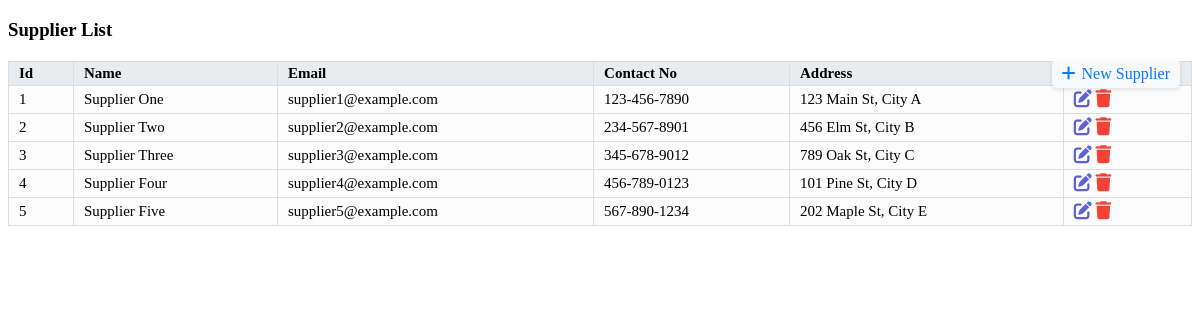
/page/supplier.php, run on the app's committed database.
### tables this page shows
CREATE TABLE supplier (
    id INT AUTO_INCREMENT PRIMARY KEY,
    name VARCHAR(255) NOT NULL,
    email VARCHAR(255) NOT NULL,
    contact_no VARCHAR(255) NOT NULL,
    address VARCHAR(255)
);

### page/supplier.php (the view, shortened to what this page needs)
<?php
include "../php/db.php";
$sql = "SELECT * FROM supplier";
$result = $conn->query($sql);
?>
<!DOCTYPE html>
<html lang="en">
<head>
    <link rel="stylesheet" href="../css/page.css">
    <link rel="stylesheet" href="https://cdnjs.cloudflare.com/ajax/libs/font-awesome/6.0.0-beta3/css/all.min.css">
</head>
<body>
    <h3>Supplier List</h3>
    <a href="../insert/insert_supplier.php" class="add-icon" title="Add New Supplier">
        <i class="fas fa-plus"></i> New Supplier
    </a>
    <?php
    if ($result->num_rows > 0) {
        ?>
        <table class="cust-tab">
            <tr>
                <th>Id</th>
                <th>Name</th>
                <th>Email</th>
                <th>Contact No</th>
                <th>Address</th>
                <th>Actions</th>
            </tr>
            <?php
            while ($row = $result->fetch_assoc()) {
                ?>
                <tr>
                    <td><?php echo $row["id"]; ?></td>
                    <td><?php echo $row["name"]; ?></td>
                    <td><?php echo $row["email"]; ?></td>
                    <td><?php echo $row["contact_no"]; ?></td>
                    <td><?php echo $row["address"]; ?></td>
                    <td class="actions">
                        <a href="../edit/edit_supplier.php?id=<?php echo $row['id']; ?>" title="Edit" class="icon-edit"><i
                                class="fas fa-edit"></i></a>
                        <a href="../delete/delete_supplier.php?id=<?php echo $row['id']; ?>" title="Delete" class="icon-delete"
                            onclick="return confirm('Are you sure you want to delete this supplier?');"><i
                                class="fas fa-trash"></i></a>
                    </td>
                </tr>
                <?php
            }
            ?>
        </table>
        <?php
    } else {
        echo "0 results";
    }
    ?>
</body>
</html>

### css/page.css (style rules this page uses)
table { width: 100%; border-collapse: collapse; margin-top: 20px; font-size: 15px; }
tr { text-align: left; }
th, td { border: 1px solid #ddd; padding: 3px 10px; }
th { background-color: #e9ecef; }
td { background-color: #fcfcfc; }
.add-icon { position: absolute; top: 60px; right: 20px; font-size: 1em; color: #007bff; text-decoration: none; background: #f8f9fa; padding: 5px 10px; border-radius: 5px; box-shadow: 0 2px 4px rgba(0, 0, 0, 0.1); }
.add-icon i { margin-right: 2px; }
.actions { text-align: left; }
.icon-edit { color: #6161d6; text-decoration: none; font-size: 1.2em; }
.icon-delete { color: #F44336; text-decoration: none; font-size: 1.2em; }

### data on the page
supplier: id "1", name "Supplier One", email "supplier1@example.com", contact_no "123-456-7890", address "123 Main St, City A"
supplier: id "2", name "Supplier Two", email "supplier2@example.com", contact_no "234-567-8901", address "456 Elm St, City B"
supplier: id "3", name "Supplier Three", email "supplier3@example.com", contact_no "345-678-9012", address "789 Oak St, City C"
supplier: id "4", name "Supplier Four", email "supplier4@example.com", contact_no "456-789-0123", address "101 Pine St, City D"
supplier: id "5", name "Supplier Five", email "supplier5@example.com", contact_no "567-890-1234", address "202 Maple St, City E"
